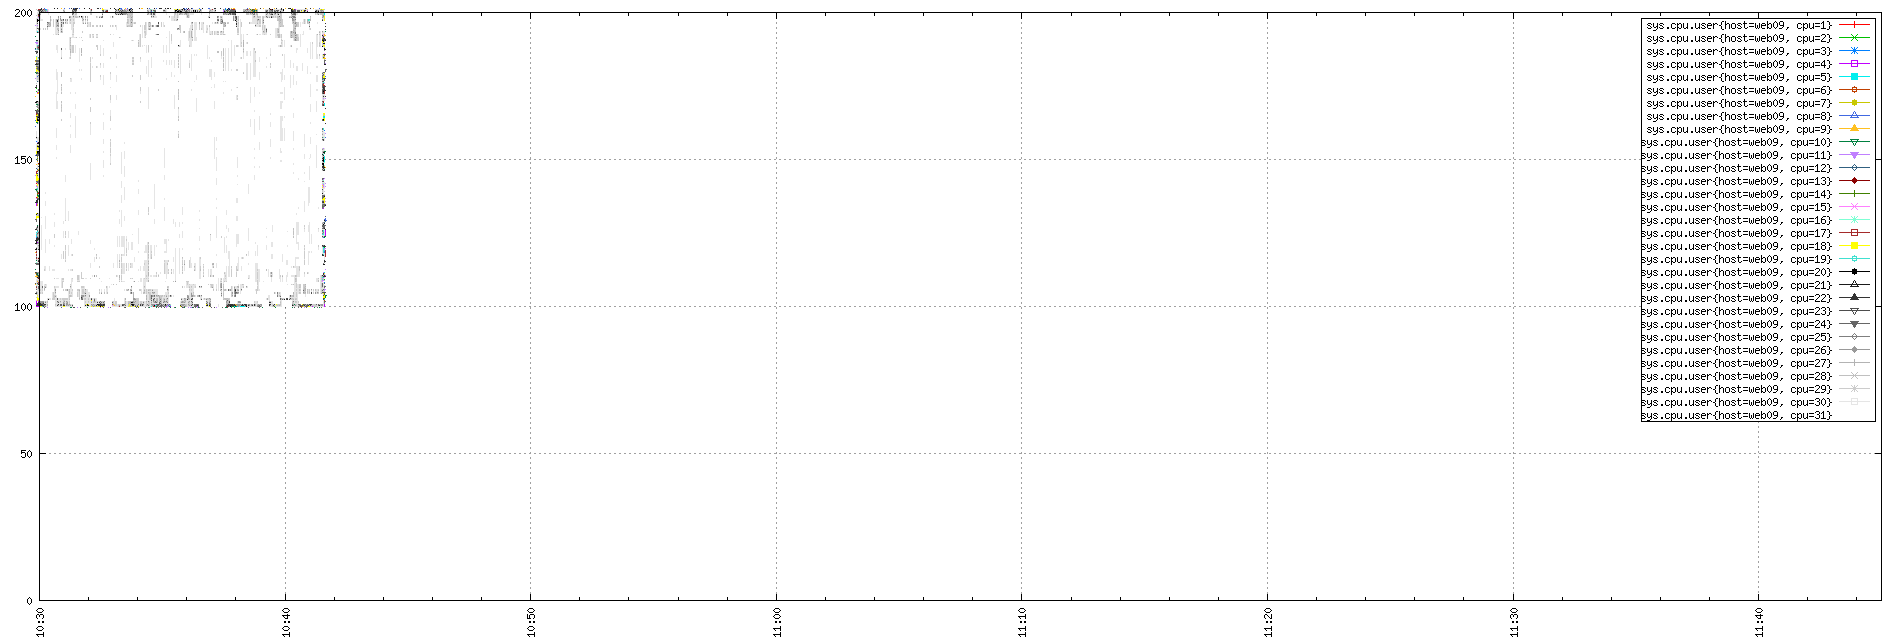

gnuplot code for this plot:
set term png small size 1900,644
set xdata time
set timefmt "%s"
if (GPVAL_VERSION < 4.6) set xtics rotate; else set xtics rotate right
set output "${TMPDIR-'tmp'}/tsd/f0954a2b.png"
set xrange ["1673778600":"1673783100"]
set format x "%H:%M"
set grid
set style data linespoint
set key right box
set yrange [0:]
plot  "${TMPDIR-'tmp'}/tsd/f0954a2b_0.dat" using 1:2 title "sys.cpu.user{host=web09, cpu=1}", \
 "${TMPDIR-'tmp'}/tsd/f0954a2b_1.dat" using 1:2 title "sys.cpu.user{host=web09, cpu=2}", \
 "${TMPDIR-'tmp'}/tsd/f0954a2b_2.dat" using 1:2 title "sys.cpu.user{host=web09, cpu=3}", \
 "${TMPDIR-'tmp'}/tsd/f0954a2b_3.dat" using 1:2 title "sys.cpu.user{host=web09, cpu=4}", \
 "${TMPDIR-'tmp'}/tsd/f0954a2b_4.dat" using 1:2 title "sys.cpu.user{host=web09, cpu=5}", \
 "${TMPDIR-'tmp'}/tsd/f0954a2b_5.dat" using 1:2 title "sys.cpu.user{host=web09, cpu=6}", \
 "${TMPDIR-'tmp'}/tsd/f0954a2b_6.dat" using 1:2 title "sys.cpu.user{host=web09, cpu=7}", \
 "${TMPDIR-'tmp'}/tsd/f0954a2b_7.dat" using 1:2 title "sys.cpu.user{host=web09, cpu=8}", \
 "${TMPDIR-'tmp'}/tsd/f0954a2b_8.dat" using 1:2 title "sys.cpu.user{host=web09, cpu=9}", \
 "${TMPDIR-'tmp'}/tsd/f0954a2b_9.dat" using 1:2 title "sys.cpu.user{host=web09, cpu=10}", \
 "${TMPDIR-'tmp'}/tsd/f0954a2b_10.dat" using 1:2 title "sys.cpu.user{host=web09, cpu=11}", \
 "${TMPDIR-'tmp'}/tsd/f0954a2b_11.dat" using 1:2 title "sys.cpu.user{host=web09, cpu=12}", \
 "${TMPDIR-'tmp'}/tsd/f0954a2b_12.dat" using 1:2 title "sys.cpu.user{host=web09, cpu=13}", \
 "${TMPDIR-'tmp'}/tsd/f0954a2b_13.dat" using 1:2 title "sys.cpu.user{host=web09, cpu=14}", \
 "${TMPDIR-'tmp'}/tsd/f0954a2b_14.dat" using 1:2 title "sys.cpu.user{host=web09, cpu=15}", \
 "${TMPDIR-'tmp'}/tsd/f0954a2b_15.dat" using 1:2 title "sys.cpu.user{host=web09, cpu=16}", \
 "${TMPDIR-'tmp'}/tsd/f0954a2b_16.dat" using 1:2 title "sys.cpu.user{host=web09, cpu=17}", \
 "${TMPDIR-'tmp'}/tsd/f0954a2b_17.dat" using 1:2 title "sys.cpu.user{host=web09, cpu=18}", \
 "${TMPDIR-'tmp'}/tsd/f0954a2b_18.dat" using 1:2 title "sys.cpu.user{host=web09, cpu=19}", \
 "${TMPDIR-'tmp'}/tsd/f0954a2b_19.dat" using 1:2 title "sys.cpu.user{host=web09, cpu=20}", \
 "${TMPDIR-'tmp'}/tsd/f0954a2b_20.dat" using 1:2 title "sys.cpu.user{host=web09, cpu=21}", \
 "${TMPDIR-'tmp'}/tsd/f0954a2b_21.dat" using 1:2 title "sys.cpu.user{host=web09, cpu=22}", \
 "${TMPDIR-'tmp'}/tsd/f0954a2b_22.dat" using 1:2 title "sys.cpu.user{host=web09, cpu=23}", \
 "${TMPDIR-'tmp'}/tsd/f0954a2b_23.dat" using 1:2 title "sys.cpu.user{host=web09, cpu=24}", \
 "${TMPDIR-'tmp'}/tsd/f0954a2b_24.dat" using 1:2 title "sys.cpu.user{host=web09, cpu=25}", \
 "${TMPDIR-'tmp'}/tsd/f0954a2b_25.dat" using 1:2 title "sys.cpu.user{host=web09, cpu=26}", \
 "${TMPDIR-'tmp'}/tsd/f0954a2b_26.dat" using 1:2 title "sys.cpu.user{host=web09, cpu=27}", \
 "${TMPDIR-'tmp'}/tsd/f0954a2b_27.dat" using 1:2 title "sys.cpu.user{host=web09, cpu=28}", \
 "${TMPDIR-'tmp'}/tsd/f0954a2b_28.dat" using 1:2 title "sys.cpu.user{host=web09, cpu=29}", \
 "${TMPDIR-'tmp'}/tsd/f0954a2b_29.dat" using 1:2 title "sys.cpu.user{host=web09, cpu=30}", \
 "${TMPDIR-'tmp'}/tsd/f0954a2b_30.dat" using 1:2 title "sys.cpu.user{host=web09, cpu=31}"
